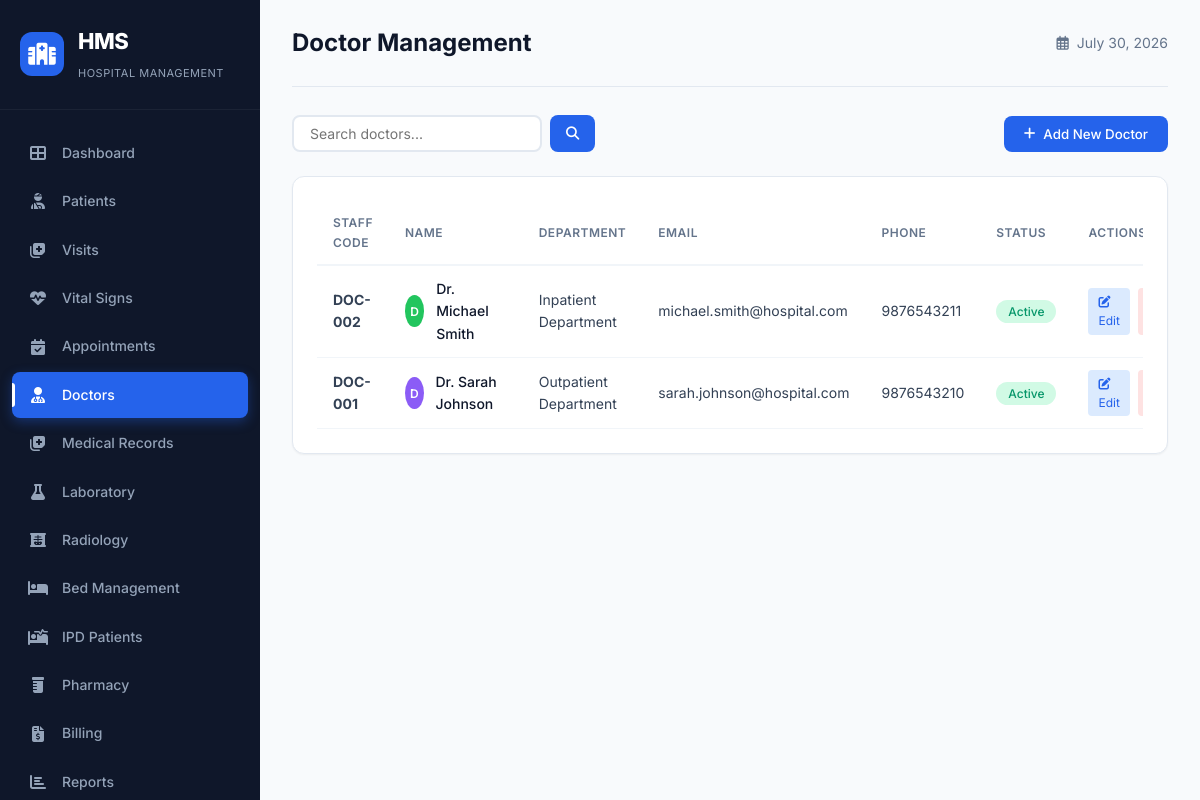
The page /doctors.php (signed in) on the database its author committed.
### tables this page shows
CREATE TABLE `staff` (
  `staff_id` int(10) UNSIGNED NOT NULL,
  `staff_code` varchar(20) NOT NULL,
  `first_name` varchar(60) NOT NULL,
  `last_name` varchar(60) NOT NULL,
  `role_id` int(10) UNSIGNED NOT NULL,
  `department_id` int(10) UNSIGNED DEFAULT NULL,
  `email` varchar(120) NOT NULL,
  `phone` varchar(20) DEFAULT NULL,
  `username` varchar(50) NOT NULL,
  `password_hash` varchar(255) NOT NULL,
  `is_active` tinyint(1) NOT NULL DEFAULT 1,
  `created_at` datetime NOT NULL DEFAULT current_timestamp()
);

CREATE TABLE `lookup_departments` (
  `department_id` int(10) UNSIGNED NOT NULL,
  `name` varchar(80) NOT NULL,
  `code` varchar(10) NOT NULL,
  `description` varchar(255) DEFAULT NULL,
  `is_active` tinyint(1) NOT NULL DEFAULT 1
);

### includes/functions.php (called while the page is built, shortened)
<?php
function getUserColor($name) {
    $colors = ['#2563eb', '#8b5cf6', '#22c55e', '#f59e0b', '#ef4444', '#06b6d4', '#ec4899'];
    $index = abs(crc32($name)) % count($colors);
    return $colors[$index];
}
?>

### doctors.php (the view, shortened to what this page needs)
<?php
require_once 'config/database.php';
require_once 'includes/functions.php';
$searchTerm = isset($_GET['search']) ? sanitizeInput($_GET['search']) : '';
$query = "SELECT s.*, d.name as department_name
          FROM staff s
          JOIN lookup_departments d ON s.department_id = d.department_id
          WHERE s.role_id = (SELECT role_id FROM lookup_roles WHERE name = 'Doctor')";
if ($searchTerm) {
    $query .= " AND (s.first_name LIKE ? OR s.last_name LIKE ? OR s.email LIKE ?)";
    $searchTermLike = "%{$searchTerm}%";
    $stmt = $conn->prepare($query);
    $stmt->bind_param('sss', $searchTermLike, $searchTermLike, $searchTermLike);
    $stmt->execute();
    $doctors = $stmt->get_result()->fetch_all(MYSQLI_ASSOC);
} else {
    $query .= " ORDER BY s.first_name";
    $doctors = $conn->query($query)->fetch_all(MYSQLI_ASSOC);
}
?>
<!DOCTYPE html>
<html lang="en">
<head>
    <link rel="stylesheet" href="assets/css/style.css">
    <link rel="stylesheet" href="https://cdnjs.cloudflare.com/ajax/libs/font-awesome/6.4.0/css/all.min.css">
</head>
<body>
    <div class="dashboard-container">
        <?php include 'includes/sidebar.php'; ?>
        <main class="main-content">
            <header class="top-bar">
                <div class="top-bar-left">
                    <h1>Doctor Management</h1>
                </div>
                <div class="top-bar-right">
                    <div class="date-display">
                        <i class="far fa-calendar-alt"></i>
                        <span><?php echo date('F j, Y'); ?></span>
                    </div>
                </div>
            </header>
            <div style="display: flex; justify-content: space-between; align-items: center; margin-bottom: 24px; flex-wrap: wrap; gap: 12px;">
                <div class="search-box-doctors">
                    <form method="GET" action="" style="display: flex; gap: 8px;">
                        <input type="text" name="search" placeholder="Search doctors..." value="<?php echo htmlspecialchars($searchTerm); ?>">
                        <button type="submit" style="padding: 8px 16px; background: #2563eb; color: #fff; border: none; border-radius: 8px; cursor: pointer;">
                            <i class="fas fa-search"></i>
                        </button>
                    </form>
                </div>
                <button class="btn-create" onclick="window.location.href='doctors.php?action=create'">
                    <i class="fas fa-plus"></i> Add New Doctor
                </button>
            </div>
            <div class="table-card">
                <div class="table-responsive">
                    <table class="recent-table">
                        <thead>
                            <tr>
                                <th>Staff Code</th>
                                <th>Name</th>
                                <th>Department</th>
                                <th>Email</th>
                                <th>Phone</th>
                                <th>Status</th>
                                <th>Actions</th>
                            </tr>
                        </thead>
                        <tbody>
                            <?php if (empty($doctors)): ?>
                                <tr>
                                    <td colspan="7" style="text-align: center; color: #94a3b8; padding: 40px;">
                                        <i class="fas fa-user-md" style="font-size: 32px; display: block; margin-bottom: 8px;"></i>
                                        No doctors found
                                    </td>
                                </tr>
                            <?php else: ?>
                                <?php foreach ($doctors as $doctor): ?>
                                <tr>
                                    <td><strong><?php echo htmlspecialchars($doctor['staff_code']); ?></strong></td>
                                    <td>
                                        <div class="patient-info">
                                            <div class="avatar" style="background: <?php echo getUserColor($doctor['first_name']); ?>; width: 32px; height: 32px; font-size: 12px;">
                                                <?php echo strtoupper(substr($doctor['first_name'], 0, 1)); ?>
                                            </div>
                                            <div>
                                                <span class="patient-name"><?php echo htmlspecialchars($doctor['first_name'] . ' ' . $doctor['last_name']); ?></span>
                                            </div>
                                        </div>
                                    </td>
                                    <td><?php echo htmlspecialchars($doctor['department_name']); ?></td>
                                    <td><?php echo htmlspecialchars($doctor['email']); ?></td>
                                    <td><?php echo htmlspecialchars($doctor['phone'] ?? 'N/A'); ?></td>
                                    <td>
                                        <span class="status-badge-doctor status-<?php echo $doctor['is_active'] ? 'active' : 'inactive'; ?>">
                                            <?php echo $doctor['is_active'] ? 'Active' : 'Inactive'; ?>
                                        </span>
                                    </td>
                                    <td>
                                        <div class="action-buttons">
                                            <a href="doctors.php?action=edit&id=<?php echo $doctor['staff_id']; ?>" class="btn-edit">
                                                <i class="fas fa-edit"></i> Edit
                                            </a>
                                            <?php if ($doctor['is_active']): ?>
                                                <a href="doctors.php?action=delete&id=<?php echo $doctor['staff_id']; ?>" class="btn-delete" onclick="return confirm('Are you sure you want to deactivate this doctor?');">
                                                </a>
                                            <?php endif; ?>
                                        </div>
                                    </td>
                                </tr>
                                <?php endforeach; ?>
                            <?php endif; ?>
                        </tbody>
                    </table>
                </div>
            </div>
        </main>
    </div>
</body>
</html>

### assets/css/style.css (style rules this page uses)
:root { --primary: #2563eb; --primary-dark: #1d4ed8; --primary-light: #60a5fa; --secondary: #8b5cf6; --success: #22c55e; --warning: #f59e0b; --danger: #ef4444; --info: #3b82f6; --gray-50: #f8fafc; --gray-100: #f1f5f9; --gray-200: #e2e8f0; --gray-300: #cbd5e1; --gray-400: #94a3b8; --gray-500: #64748b; --gray-600: #475569; --gray-700: #334155; --gray-800: #1e293b; --gray-900: #0f172a; --sidebar-width: 260px; --topbar-height: 70px; --shadow-sm: 0 1px 2px 0 rgb(0 0 0 / 0.05); --shadow: 0 1px 3px 0 rgb(0 0 0 / 0.1), 0 1px 2px -1px rgb(0 0 0 / 0.1); --shadow-md: 0 4px 6px -1px rgb(0 0 0 / 0.1), 0 2px 4px -2px rgb(0 0 0 / 0.1); --shadow-lg: 0 10px 15px -3px rgb(0 0 0 / 0.1), 0 4px 6px -4px rgb(0 0 0 / 0.1); --shadow-xl: 0 20px 25px -5px rgb(0 0 0 / 0.1), 0 8px 10px -6px rgb(0 0 0 / 0.1); --radius: 12px; --radius-sm: 8px; --radius-full: 9999px; --transition: all 0.3s cubic-bezier(0.4, 0, 0.2, 1); }
* { margin: 0; padding: 0; box-sizing: border-box; }
body { font-family: 'Inter', -apple-system, BlinkMacSystemFont, sans-serif; background: var(--gray-50); color: var(--gray-800); line-height: 1.6; overflow-x: hidden; }
.main-content { margin-left: var(--sidebar-width); padding: 24px 32px; min-height: 100vh; }
.top-bar { display: flex; justify-content: space-between; align-items: center; padding-bottom: 24px; border-bottom: 1px solid var(--gray-200); margin-bottom: 28px; }
.top-bar-left { display: flex; align-items: center; gap: 16px; }
.top-bar-left h1 { font-size: 24px; font-weight: 700; color: var(--gray-900); }
.top-bar-right { display: flex; align-items: center; gap: 20px; }
.date-display { display: flex; align-items: center; gap: 8px; color: var(--gray-500); font-size: 14px; }
.chart-card, .table-card { background: #fff; border-radius: var(--radius); border: 1px solid var(--gray-200); padding: 24px; box-shadow: var(--shadow-sm); }
.table-responsive { overflow-x: auto; }
.recent-table { width: 100%; border-collapse: collapse; font-size: 14px; }
.recent-table thead th { text-align: left; padding: 12px 16px; font-weight: 600; color: var(--gray-500); font-size: 12px; text-transform: uppercase; letter-spacing: 0.5px; border-bottom: 2px solid var(--gray-100); }
.recent-table tbody td { padding: 12px 16px; border-bottom: 1px solid var(--gray-100); color: var(--gray-700); }
.patient-info { display: flex; align-items: center; gap: 12px; }
.patient-info .avatar { width: 34px; height: 34px; border-radius: 50%; background: var(--primary); color: #fff; display: flex; align-items: center; justify-content: center; font-size: 14px; font-weight: 600; }
.patient-name { font-weight: 500; display: block; color: var(--gray-900); }
.stat-card, .chart-card, .table-card, .alert-card { animation: fadeInUp 0.6s ease forwards; }

### rows shown on the page
staff: staff_code "DOC-002", first_name "D", first_name+last_name "Dr. Michael Smith", department.name "Inpatient Department", email "michael.smith@hospital.com", phone "9876543211", is_active "Active"
staff: staff_code "DOC-001", first_name "D", first_name+last_name "Dr. Sarah Johnson", department.name "Outpatient Department", email "sarah.johnson@hospital.com", phone "9876543210", is_active "Active"
